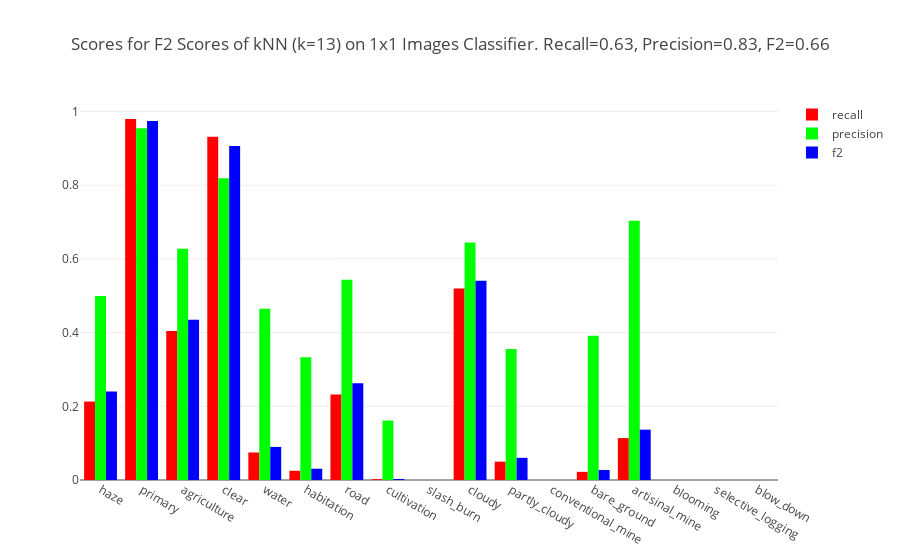

Notebook code cell kept with this figure:
### Code cell
best_k = ks[numpy.argmax(knn_scores)]
knn = planet.predict.KNearestNeighbors(train_images_sp, train_labels, k=best_k)
pred_labels_knn = knn.predict(test_images_sp)

knn_fig = planet.predict.make_scores_plot(pred_labels_knn, test_labels, label_names, 'F2 Scores of kNN (k={}) on 1x1 Images'.format(best_k))
plotly.offline.iplot(knn_fig, filename=os.path.join(data_dir, 'knn_scores.html'))

### Figure 1 — Plotly figure (JSON) as saved in the notebook; plotly's stock layout.template omitted (floating-point values rounded to 4 significant figures)
{"data": [{"marker": {"color": "rgb(255, 0, 0)"}, "name": "recall", "type": "bar", "x": ["haze", "primary", "agriculture", "clear", "water", "habitation", "road", "cultivation", "slash_burn", "cloudy", "partly_cloudy", "conventional_mine", "bare_ground", "artisinal_mine", "blooming", "selective_logging", "blow_down"], "y": [0.2129, 0.9798, 0.4042, 0.9316, 0.07469, 0.02497, 0.2324, 0.002264, 0, 0.5199, 0.04982, 0, 0.02211, 0.1138, 0, 0, 0]}, {"marker": {"color": "rgb(0, 255, 0)"}, "name": "precision", "type": "bar", "x": ["haze", "primary", "agriculture", "clear", "water", "habitation", "road", "cultivation", "slash_burn", "cloudy", "partly_cloudy", "conventional_mine", "bare_ground", "artisinal_mine", "blooming", "selective_logging", "blow_down"], "y": [0.4991, 0.9544, 0.6277, 0.8193, 0.4649, 0.3333, 0.5433, 0.1613, 0, 0.6444, 0.3557, 0, 0.3913, 0.7037, 0, 0, 0]}, {"marker": {"color": "rgb(0, 0, 255)"}, "name": "f2", "type": "bar", "x": ["haze", "primary", "agriculture", "clear", "water", "habitation", "road", "cultivation", "slash_burn", "cloudy", "partly_cloudy", "conventional_mine", "bare_ground", "artisinal_mine", "blooming", "selective_logging", "blow_down"], "y": [0.2405, 0.9746, 0.4352, 0.9067, 0.08976, 0.03064, 0.2624, 0.002821, 0, 0.5408, 0.06017, 0, 0.02726, 0.1367, 0, 0, 0]}], "layout": {"barmode": "group", "title": "Scores for F2 Scores of kNN (k=13) on 1x1 Images Classifier. Recall=0.63, Precision=0.83, F2=0.66"}}
